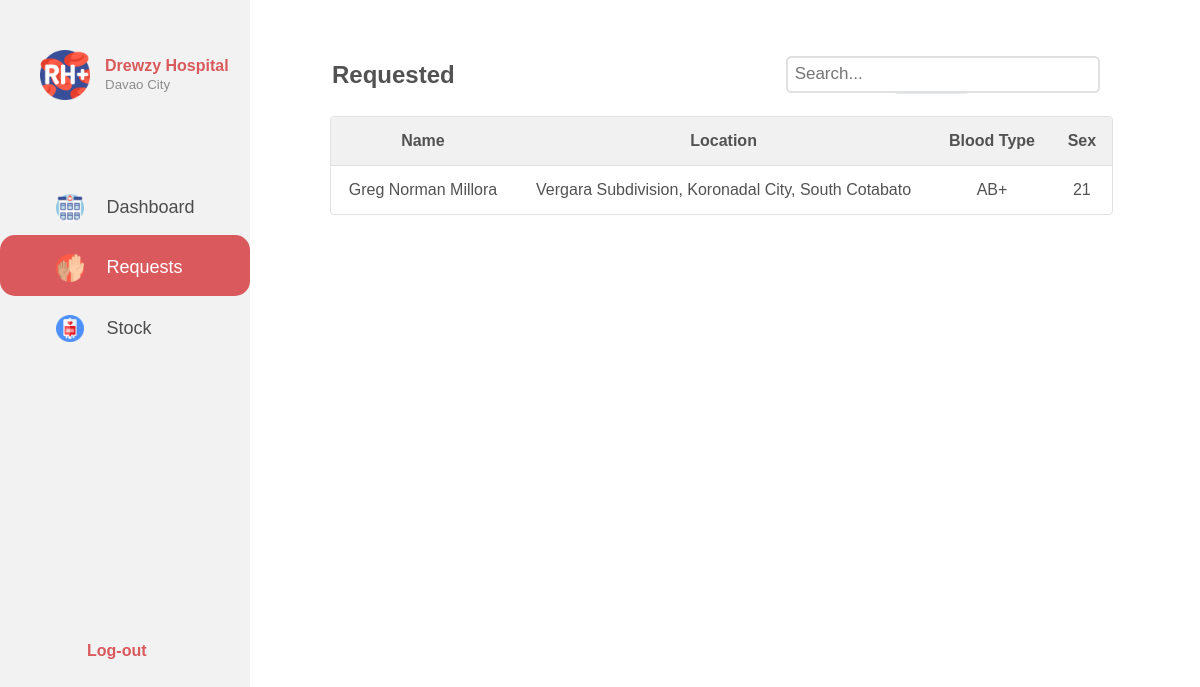
Screenshot of /hospital-dashboard-request.php (signed in) with the database file from the repository.
### tables this page shows
CREATE TABLE `user` (
  `User_ID` int(11) NOT NULL,
  `User_Name` varchar(30) NOT NULL,
  `User_Age` int(2) NOT NULL,
  `User_Address` text NOT NULL,
  `User_Contact_Number` varchar(11) NOT NULL,
  `User_Blood_Type` set('A+','A-','B+','B-','AB+','AB-','O+','O-') NOT NULL,
  `User_Password` varchar(16) NOT NULL,
  `User_Email_Address` varchar(35) NOT NULL,
  `User_Sex` set('Male','Female') NOT NULL
);

### hospital-dashboard-request.php (the view, shortened to what this page needs)
<!DOCTYPE html>
<?php
  if(isset($_SESSION['Hospital_Name']) && isset($_SESSION['Hospital_ID'])){
    $HID = $_SESSION['Hospital_ID'];
  }
?>
<html>
<head>
  <link rel="stylesheet" href="hospital-dashboard.css">
  <link rel="stylesheet" href="hospital-dashboard-request.css">
</head>
<body>
  <div class="sidenav">
    <div class="float-container">
        <div class="float-child">
           <div class="icon"><img src="icons/Hospital-Dashboard-Menu/rh-.png"></div>
        </div>
        <div class="float-child">
          <div class="prof-text">
            <p><b>Drewzy Hospital</b></p>
            <small>Davao City</small>
          </div>
        </div>
    </div>
    <div class="menu">
      <div class="dashboard">
        <a href="hospital-dashboard.php" id="first-sidebar" class="a"><img src="icons/menu/medical-center.png">Dashboard</a>
      </div>
      <div class="request">
        <a href="#" class="a"><img src="icons/menu/volunteer.png">Requests</a>
      </div>
      <div class="stock">
        <a href="hospital-dashboard-stock.php" class="a"><img src="icons/Hospital-Dashboard-Menu/blood-bag.png">Stock</a>
      </div>
      <div class="sidebar-bottom">
        <table>
          <th><a href="login.html" id="log-out">Log-out</a></th>
        </table>
      </div>
    </div>
  </div>
  <div class="overview">
    <div class="table-header">
      <table>
        <th><h2> Requested</h2></th>
        <th id="filter"><button type="button"><img src="icons/hospital-dashboard/filter.png">Filter</button></th>
        <th id="search-box"><input type="text" placeholder="Search..."></th>
      </table>
    </div>
    <table class="table-content" style="width: 90%" id="table-requested">
      <tr class="table-row">
        <th>Name</th>
        <th>Location</th>
        <th>Blood Type</th>
        <th>Sex</th>
      </tr>
      <?php
        include 'php/db_conn.php';
        $sql = "SELECT user.User_Name,
        user.User_Address, user.User_Blood_Type, user.User_Age FROM request
        INNER JOIN user ON request.User_ID=user.User_ID
        WHERE request.Hospital_ID = '$HID'";
        $result = mysqli_query($conn,$sql);
        if($result->num_rows>0){
          while($row=$result->fetch_assoc()){
            echo "<tr><td>".$row["User_Name"]."</td><td>".$row["User_Address"]."</td><td>".$row["User_Blood_Type"]."</td><td>".$row["User_Age"]."</td></tr>";
          }
          echo"</table>";
        }
        else{
          echo "0 result";
        }
        ?>
  </div>
</body>
</html>

### hospital-dashboard.css (style rules this page uses)
* { padding: 0; margin: 0; }
body { font-family: sans-serif; font-size: 16px; }
.sidenav { height: 100%; width: 15.625em; position: fixed; background-color: #F2F2F2; left: 0; top: 0; overflow-x: hidden; padding-top: 1.25em; font-family: sans-serif; }
.menu { padding-top: 2em; }
.menu img { width: 15%; padding-right: 1.25em; vertical-align: middle; }
.profile tr, td { padding-right: 100px; }
.a { padding: 1.0625em 0.5em 0.75em 3.125em; text-decoration: none; font-size: 1.125em; color: #4D4D4D; display: block; }
.sidebar-bottom { position: absolute; top: 40em; }
.sidebar-bottom a { text-decoration: none; color: black; }
#log-out { padding-left: 5.3125em; color: #D9595C; }
.float-container { padding-top: 20px; padding-left: 30px; padding-bottom: 50px; }
.icon { width: 25%; float: left; padding: 10px ; }
.icon img { width: 90%; }
.prof-text { padding-top: 17px; padding-left: 0px; }
.prof-text b { color: #D9595C; }
.prof-text small { color: #8D8D8D; }
.overview { color: #525252; padding-left: 330px; padding-top: 30px; }
.table-header { padding-top: 1.5em; padding-bottom: 20px; }
#search-box { position: absolute; right: 11em; }
.table-header input[type=text] { font-size: 1.0625em; color: #2C2C2C; padding: 0.375em 0.375em 0.375em 0.375em; border-width: 2px; border-style: solid; border-radius: 0.3125em; border-color: #E0E0E0; width: 125%; }
table.table-content { border: 0.0625em solid #E0E0E0; border-radius: 0.25em; border-collapse: separate; border-spacing: 0; text-align: center; }
table.table-content th { background-color: #F1F1F1; }
table.table-content th:first-child { border-radius: 0.1875em 0 0 0; }
table.table-content th:last-child { border-radius: 0 0.1875em 0 0; }
table.table-content th, td { border-bottom: 0.0625em solid #E0E0E0; padding: 0.9375em; }
td:not(.table-content) { border-bottom: none; }
#table-requested { border-bottom: 0.0625em solid #E0E0E0; }
#filter { padding-left: 210px; }
#filter button { width: 15%; height: 38px; padding: 5px 3px 5px 3px; border: 1px solid #E6ECF0; background-color: #E6ECF0; border-radius: 6px; color: black; text-align: center; }

### hospital-dashboard-request.css (style rules this page uses)
.request { box-sizing: border-box; background-color: #D9595C; border-style: none; border-color: #D9595C; border-width: 0.0125em; border-radius: 0.9375em; }
.request a { color:white; }

### rows the page displays
user: User_Name "Greg Norman Millora", User_Address "Vergara Subdivision, Koronadal City, South Cotabato", User_Blood_Type "AB+", User_Age "21"
